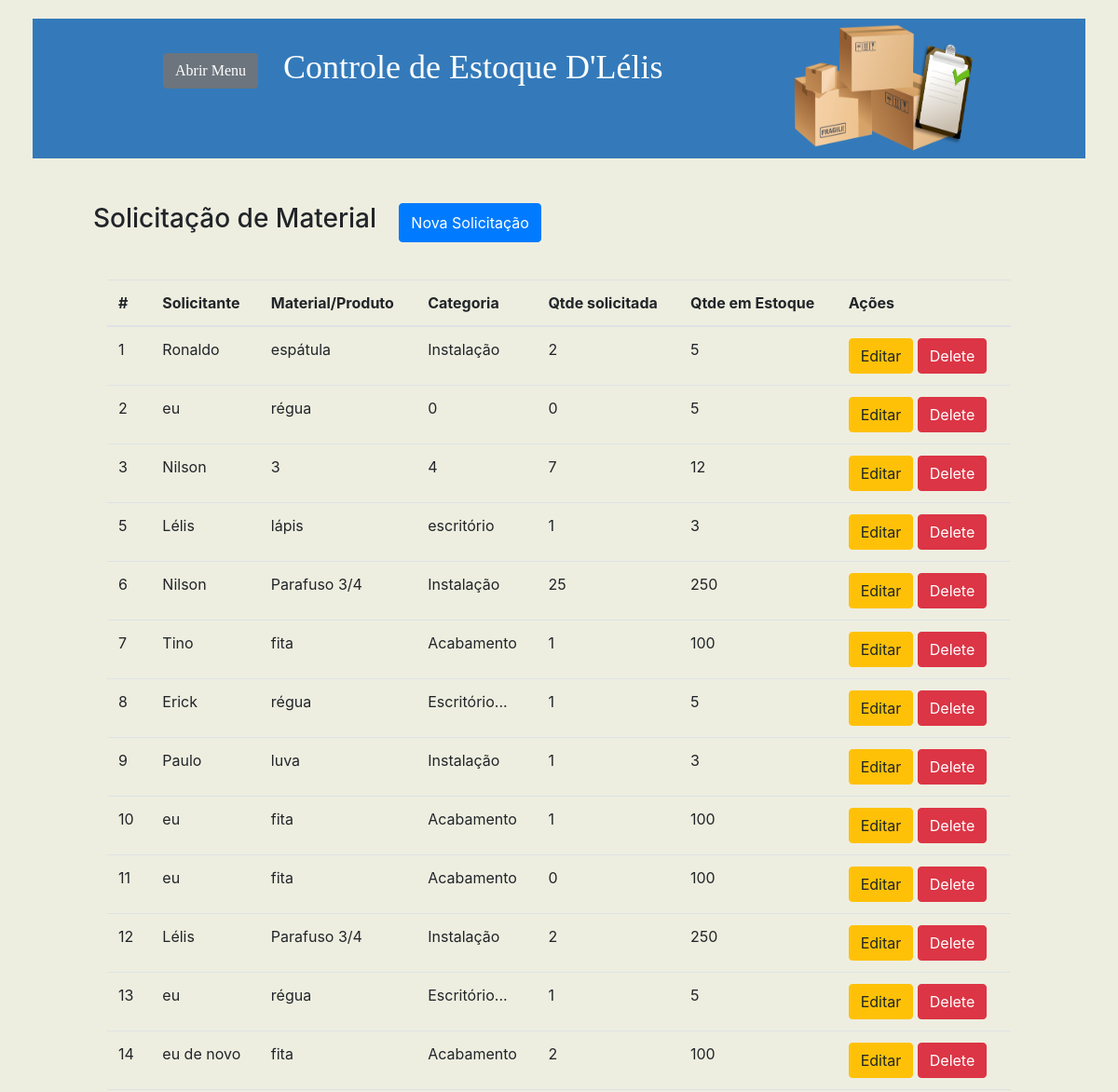
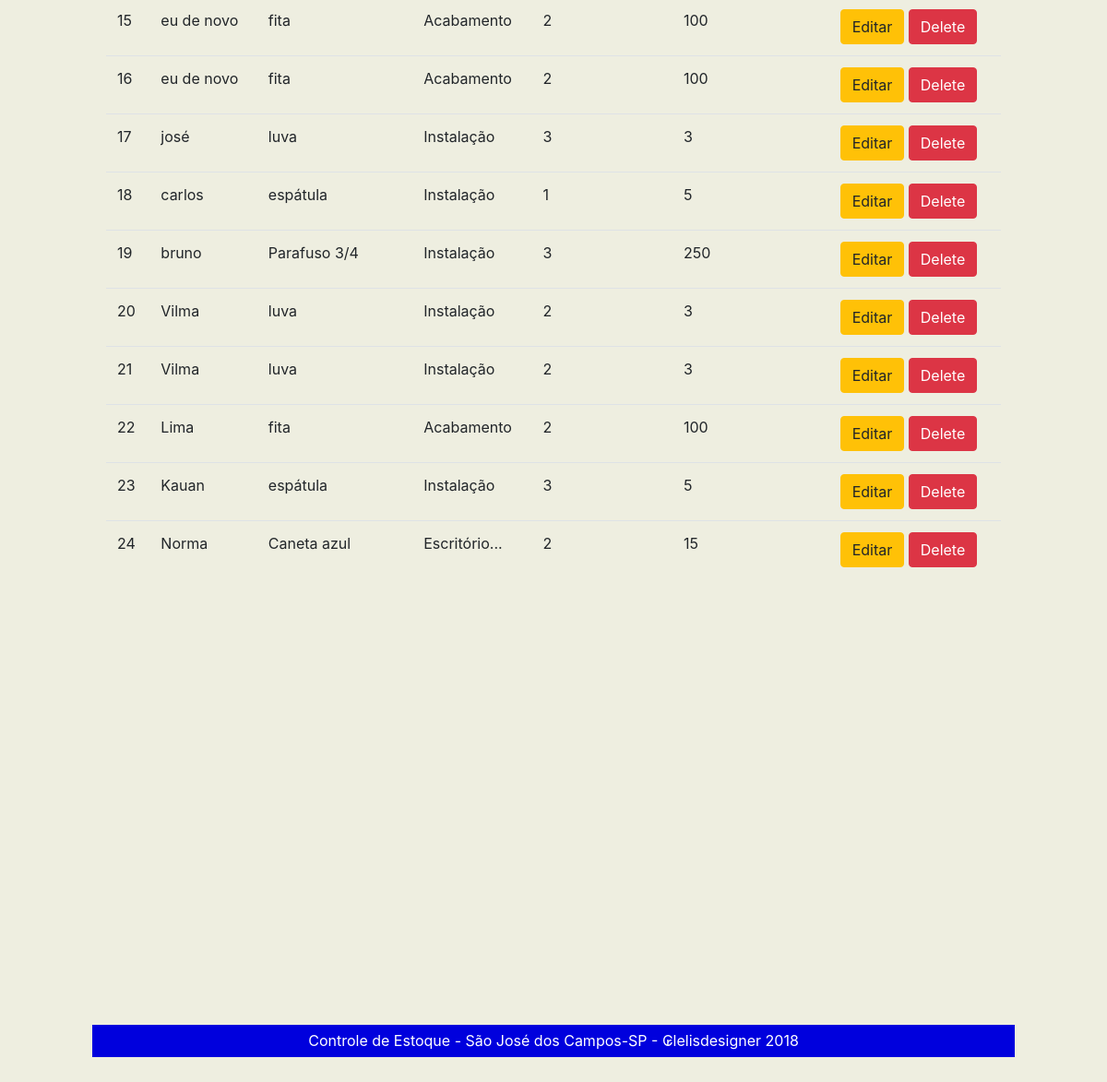
Page /saida.php on the committed database (2 pictures, top to bottom).
### tables this page shows
CREATE TABLE `requisicoes` (
  `id` int(5) NOT NULL,
  `nome_prod` varchar(50) NOT NULL,
  `solicitante` varchar(50) NOT NULL,
  `qtde_solicitada` int(5) DEFAULT NULL,
  `qtde_prod` int(5) NOT NULL,
  `categoria_id` varchar(50) NOT NULL
);

### saida.php (the view, shortened to what this page needs)
<?php
	include ("conexao.php");
	$consulta = $con->query("SELECT * FROM requisicoes");
?>
<!DOCTYPE html>
<html lang="en">
<head>
    <link href="vendor/bootstrap/css/bootstrap.min.css" rel="stylesheet">
    <link href="css/simple-sidebar.css" rel="stylesheet">
</head>
<body>
<div id="wrapper">
	<div id="page-content-wrapper">
		<div class="container-fluid">
			<div class="topo2">
				<div class="banner">
					<div class="bannerinterior">
						<div class="banneresquerda">
							<div class="frase1">
							<input type="button" onclick="mudarNome()" value="Abrir Menu" href="#menu-toggle" class="btn btn-secondary" id="menu-toggle">
							&nbsp Controle de Estoque D'Lélis
							</div>
						</div>
						<div class="bannerdireita">
							<img src="images/caixas.png" width= "200px" height= "145px"/>
						</div>
					</div>
				</div>
				<div class="conteudo">
					<div class="conteudointerno">
					<br><br>
					<div id="top" class="row">
					<h3 class="col-md-4 control-label" for="termo">Solicitação de Material</h3>
					<button type="button" data-toggle="modal" data-target="#myModalcad" class="btn btn-primary"><span class="glyphicon glyphicon-plus"></span>Nova Solicitação</button>
					</div>
					<br>
												<?php
												$busca = $con->query("SELECT nome_prod FROM produtos");
												while ($linha = $busca->fetch(PDO::FETCH_ASSOC)) { ?>
												<option value="<?php echo ($linha['nome_prod']);?>"><?php echo ($linha['nome_prod']);?></option>
												<?php
												}
												?>
						<div class="table-responsive col-md-12">
							<table class="table table-striped table-bordered table-hover">
							  <table class="table">
		  <thead>
			<tr>
			  <th scope="col">#</th>
			  <th scope="col">Solicitante</th>
			  <th scope="col">Material/Produto</th>
			  <th scope="col">Categoria</th>
			  <th scope="col">Qtde solicitada</th>
			  <th scope="col">Qtde em Estoque</th>
			  <th scope="col">Ações</th>
			</tr>
		  </thead>
		  <tbody>
		  <?php
		  foreach($consulta AS $requisicao){ ?>
			<tr>
				<td><?php echo $requisicao['id'];?></td>
				<td><?php echo $requisicao['solicitante'];?></td>
				<td><?php echo $requisicao['nome_prod'];?></td>
				<td><?php echo $requisicao['categoria_id'];?></td>
				<td><?php echo $requisicao['qtde_solicitada'];?></td>
				<td><?php echo $requisicao['qtde_prod'];?></td>
				<td>
					<a href="javascript:edt_id('<?php echo $linha['id']; ?>')" class="btn btn-warning"><span class="glyphicon glyphicon-edit"></span> Editar</a>
					<button onClick="delete_id('<?php echo $linha['id']; ?>')" class="btn btn-danger"><span class="glyphicon glyphicon-trash"></span> Delete</button>
				</td>
			</tr>
		  <?php }  ?>
		  </tbody>
		</table>
							</table><br>
						</div>
						<br>
							<div class="rodape">
									<p>Controle de Estoque - São José dos Campos-SP  -  ₢lelisdesigner 2018</p>
							</div>
					</div><br>
				</div><br>
			</div>
		</div>
	</div>
</div>
</body>
</html>

### css/simple-sidebar.css (style rules this page uses)
body { overflow-x: hidden; background-color: #EEEEE0; }
.topo2 { width: 100%; height: 100px; background-color: #fff; border-radius: 2px; }
input { border: 2px solid #ccc; border-radius: 5px; }
.banner { height: 150px; background-color: #347aba; }
.bannerinterior { width: 900px; margin: auto; }
.banneresquerda { float: left; }
.bannerdireita { float: right; }
.frase1 { font-size: 36px; font-family: arial bold; color: #ffffff; margin: 25px; }
.conteudointerno { width: 1000px; margin: auto; height: auto; }
#wrapper { padding-left: 0; -webkit-transition: all 0.5s ease; -moz-transition: all 0.5s ease; -o-transition: all 0.5s ease; transition: all 0.5s ease; }
#page-content-wrapper { width: 100%; position: absolute; padding: 15px; }
@media (min-width:768px) { #wrapper { padding-left: 0; } }
@media (min-width:768px) { #page-content-wrapper { padding: 20px; position: relative; } }
@media (min-width:768px) { .rodape { width: 100%; height: 35px; background-color: #0000DD; color: #FFF; bottom: 0px; margin-top: 420px; text-align: center; line-height: 35px; } }

### rows in the picture
requisicoes: id "1", solicitante "Ronaldo", nome_prod "espátula", categoria "Instalação", qtde_solicitada "2", qtde_prod "5"
requisicoes: id "2", solicitante "eu", nome_prod "régua", categoria "0", qtde_solicitada "0", qtde_prod "5"
requisicoes: id "3", solicitante "Nilson", nome_prod "3", categoria "4", qtde_solicitada "7", qtde_prod "12"
requisicoes: id "5", solicitante "Lélis", nome_prod "lápis", categoria "escritório", qtde_solicitada "1", qtde_prod "3"
requisicoes: id "6", solicitante "Nilson", nome_prod "Parafuso 3/4", categoria "Instalação", qtde_solicitada "25", qtde_prod "250"
requisicoes: id "7", solicitante "Tino", nome_prod "fita", categoria "Acabamento", qtde_solicitada "1", qtde_prod "100"
requisicoes: id "8", solicitante "Erick", nome_prod "régua", categoria "Escritório...", qtde_solicitada "1", qtde_prod "5"
requisicoes: id "9", solicitante "Paulo", nome_prod "luva", categoria "Instalação", qtde_solicitada "1", qtde_prod "3"
requisicoes: id "10", solicitante "eu", nome_prod "fita", categoria "Acabamento", qtde_solicitada "1", qtde_prod "100"
requisicoes: id "11", solicitante "eu", nome_prod "fita", categoria "Acabamento", qtde_solicitada "0", qtde_prod "100"
requisicoes: id "12", solicitante "Lélis", nome_prod "Parafuso 3/4", categoria "Instalação", qtde_solicitada "2", qtde_prod "250"
requisicoes: id "13", solicitante "eu", nome_prod "régua", categoria "Escritório...", qtde_solicitada "1", qtde_prod "5"
requisicoes: id "14", solicitante "eu de novo", nome_prod "fita", categoria "Acabamento", qtde_solicitada "2", qtde_prod "100"
requisicoes: id "15", solicitante "eu de novo", nome_prod "fita", categoria "Acabamento", qtde_solicitada "2", qtde_prod "100"
requisicoes: id "16", solicitante "eu de novo", nome_prod "fita", categoria "Acabamento", qtde_solicitada "2", qtde_prod "100"
requisicoes: id "17", solicitante "josé", nome_prod "luva", categoria "Instalação", qtde_solicitada "3", qtde_prod "3"
requisicoes: id "18", solicitante "carlos", nome_prod "espátula", categoria "Instalação", qtde_solicitada "1", qtde_prod "5"
requisicoes: id "19", solicitante "bruno", nome_prod "Parafuso 3/4", categoria "Instalação", qtde_solicitada "3", qtde_prod "250"
requisicoes: id "20", solicitante "Vilma", nome_prod "luva", categoria "Instalação", qtde_solicitada "2", qtde_prod "3"
requisicoes: id "21", solicitante "Vilma", nome_prod "luva", categoria "Instalação", qtde_solicitada "2", qtde_prod "3"
requisicoes: id "22", solicitante "Lima", nome_prod "fita", categoria "Acabamento", qtde_solicitada "2", qtde_prod "100"
requisicoes: id "23", solicitante "Kauan", nome_prod "espátula", categoria "Instalação", qtde_solicitada "3", qtde_prod "5"
requisicoes: id "24", solicitante "Norma", nome_prod "Caneta azul", categoria "Escritório...", qtde_solicitada "2", qtde_prod "15"
